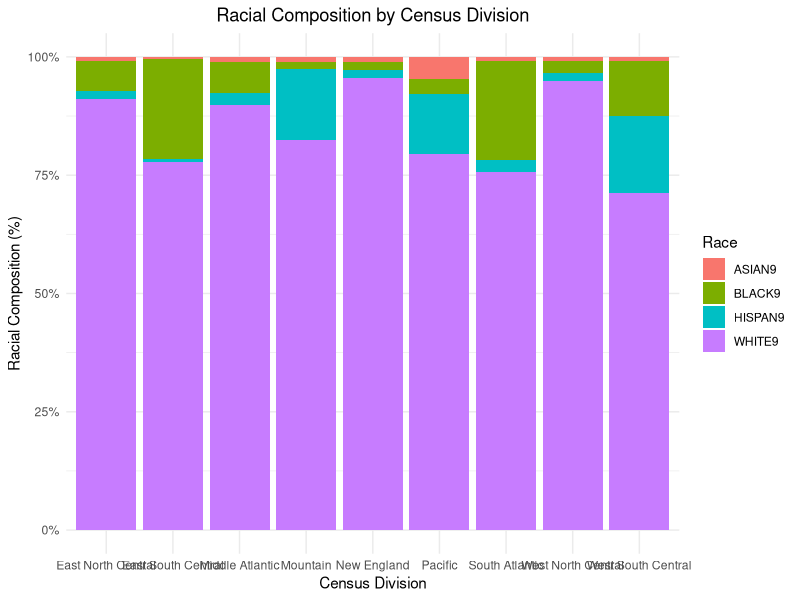
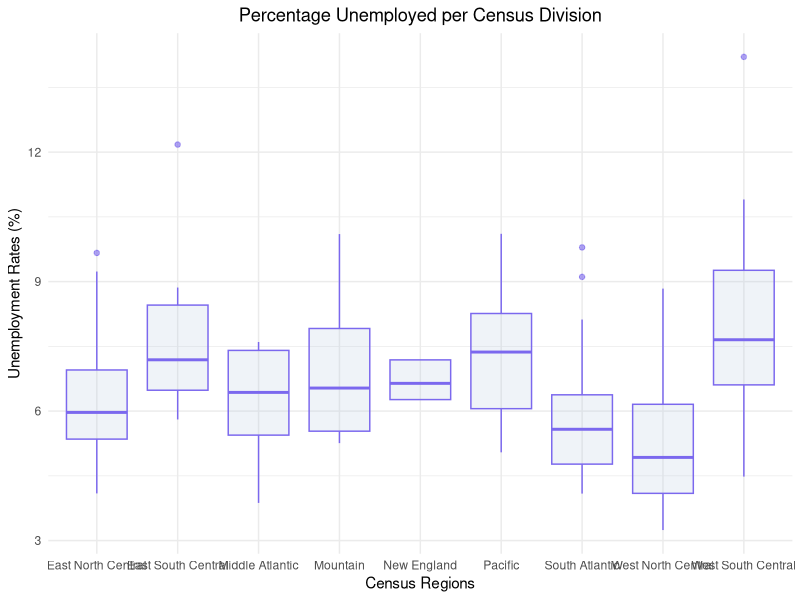

These figures' R source, in order:
# This script uses the following packages; install before running if necessary

# install.packages("ggplot2")
# install.packages("dplyr")
# install.packages("psych")

library(tidyr)      #call necessary libraries
library(ggplot2)
library(scales)   
library(dplyr)
library(psych)

bea <- read.csv("bea.csv")

SuperLab <- bea[, c("WHITE9", "BLACK9", "ASIAN9", "HISPAN9", "CDIVISION", "UNEMP9")]   #subsetting 'bea' table for ease of viewing

#convert columns from wide to long using dplyr's pivot_longer function
SuperLab_Long <- SuperLab %>%
select(WHITE9, BLACK9, ASIAN9, HISPAN9, CDIVISION, UNEMP9) %>%
    pivot_longer(
        cols = c(WHITE9, BLACK9, ASIAN9, HISPAN9),
            names_to = "Race",
            values_to = "Race_Percentage"
)

#normalize percentanges to represent total racial compositions per census area
SuperLab_normalized <- SuperLab_Long %>%
    group_by(CDIVISION) %>%
    mutate(Proportion = Race_Percentage / sum(Race_Percentage)) %>%
    ungroup()

#plot stacked bar graph for racial compositions per census division (Figure 1)
ggplot(SuperLab_normalized, aes(x = CDIVISION, y = Proportion, fill = Race)) +
    geom_bar(stat = "identity", position = "stack") +
    ggtitle("Racial Composition by Census Division") +
    scale_y_continuous(labels = percent_format()) +
    labs(
        x = "Census Division",
        y = "Racial Composition (%)",
        fill = "Race"
    ) +
    theme_minimal() +
    theme(plot.title = element_text(hjust = 0.5))

#plot box plots for percentage unemployed per census division (Figure 2)
ggplot(SuperLab_normalized, aes(x = CDIVISION, y = UNEMP9)) + 
    geom_boxplot(color="mediumslateblue", fill="lightsteelblue", alpha=0.2) + 
    ggtitle("Percentage Unemployed per Census Division") +
    labs(y= "Unemployment Rates (%)", x = "Census Regions") +
    theme_minimal() +
    theme(plot.title = element_text(hjust = 0.5))

#transform racial percentages by removing non-white data
SuperLab_mutated <- SuperLab %>%
    mutate(NonWhite = 100 - WHITE9)

#calculate means of both variables per division
division_stats <- SuperLab_mutated %>%
group_by(CDIVISION) %>%
    summarise(
        Mean_NonWhite = mean(NonWhite, na.rm = TRUE),
        Mean_Unemployment = mean(UNEMP9, na.rm = TRUE)
)

#run Pearson's correlation
cor.test(division_stats$Mean_NonWhite, division_stats$Mean_Unemployment, method = 'pearson')

#run linear regression
ph.lm = lm(division_stats$Mean_Unemployment~division_stats$Mean_NonWhite)
summary(ph.lm)